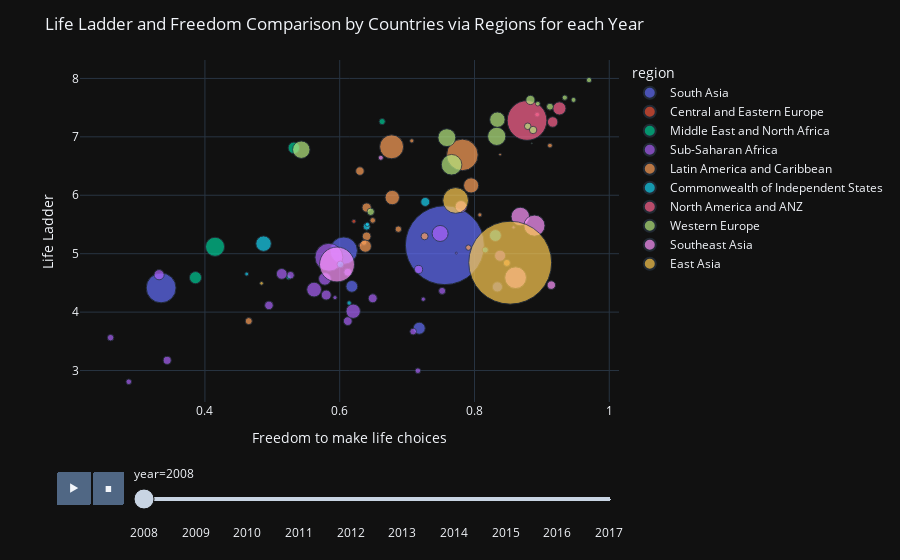

Write notebook code for a chart like this one.
### Markdown cell above
# Relationship Between Hapiness and Freedom

### Code cell
fig = px.scatter(pop_df, 
                 x = "Freedom to make life choices",
                 y = "Life Ladder",
                 animation_frame = "year",
                 animation_group = "Country name",
                 size = "population",
                 template = "plotly_dark",
                 color = "region",
                 hover_name = "Country name",
                 size_max=60)
fig.update_layout(title = "Life Ladder and Freedom Comparison by Countries via Regions for each Year" )

### Figure 1 — Plotly figure (JSON) as saved in the notebook; plotly's stock layout.template omitted (floating-point values rounded to 4 significant figures)
{"data": [{"hovertemplate": "<b>%{hovertext}</b><br><br>region=South Asia<br>year=2008<br>Freedom to make life choices=%{x}<br>Life Ladder=%{y}<br>population=%{marker.size}<extra></extra>", "hovertext": ["Afghanistan", "Bangladesh", "India", "Nepal", "Pakistan", "Sri Lanka"], "ids": ["Afghanistan", "Bangladesh", "India", "Nepal", "Pakistan", "Sri Lanka"], "legendgroup": "South Asia", "marker": {"color": "#636efa", "size": [27722276, 144304167, 1200669765, 26666576, 171648986, 19983984], "sizemode": "area", "sizeref": 385100.0, "symbol": "circle"}, "mode": "markers", "name": "South Asia", "orientation": "v", "showlegend": true, "type": "scatter", "x": [0.718, 0.606, 0.756, 0.618, 0.335, 0.834], "xaxis": "x", "y": [3.724, 5.052, 5.146, 4.441, 4.414, 4.431], "yaxis": "y"}, {"hovertemplate": "<b>%{hovertext}</b><br><br>region=Central and Eastern Europe<br>year=2008<br>Freedom to make life choices=%{x}<br>Life Ladder=%{y}<br>population=%{marker.size}<extra></extra>", "hovertext": ["Estonia", "Kosovo", "Latvia", "Lithuania"], "ids": ["Estonia", "Kosovo", "Latvia", "Lithuania"], "legendgroup": "Central and Eastern Europe", "marker": {"color": "#EF553B", "size": [1337090, 1747383, 2177322, 3198231], "sizemode": "area", "sizeref": 385100.0, "symbol": "circle"}, "mode": "markers", "name": "Central and Eastern Europe", "orientation": "v", "showlegend": true, "type": "scatter", "x": [0.642, null, 0.63, 0.621], "xaxis": "x", "y": [5.452, 5.522, 5.145, 5.554], "yaxis": "y"}, {"hovertemplate": "<b>%{hovertext}</b><br><br>region=Middle East and North Africa<br>year=2008<br>Freedom to make life choices=%{x}<br>Life Ladder=%{y}<br>population=%{marker.size}<extra></extra>", "hovertext": ["Iraq", "Israel", "Jordan", "Lebanon", "Saudi Arabia", "Turkey"], "ids": ["Iraq", "Israel", "Jordan", "Lebanon", "Saudi Arabia", "Turkey"], "legendgroup": "Middle East and North Africa", "marker": {"color": "#00cc96", "size": [28385746, 7308800, 6556478, 4764741, 25888541, 70418604], "sizemode": "area", "sizeref": 385100.0, "symbol": "circle"}, "mode": "markers", "name": "Middle East and North Africa", "orientation": "v", "showlegend": true, "type": "scatter", "x": [0.386, 0.663, null, 0.524, 0.532, 0.415], "xaxis": "x", "y": [4.59, 7.261, 4.93, 4.595, 6.811, 5.118], "yaxis": "y"}, {"hovertemplate": "<b>%{hovertext}</b><br><br>region=Sub-Saharan Africa<br>year=2008<br>Freedom to make life choices=%{x}<br>Life Ladder=%{y}<br>population=%{marker.size}<extra></extra>", "hovertext": ["Benin", "Botswana", "Burkina Faso", "Burundi", "Cameroon", "Chad", "Djibouti", "Ghana", "Kenya", "Liberia", "Madagascar", "Mali", "Mauritania", "Mozambique", "Niger", "Nigeria", "Rwanda", "Senegal", "Sierra Leone", "South Africa", "Tanzania", "Togo", "Uganda", "Zambia", "Zimbabwe"], "ids": ["Benin", "Botswana", "Burkina Faso", "Burundi", "Cameroon", "Chad", "Djibouti", "Ghana", "Kenya", "Liberia", "Madagascar", "Mali", "Mauritania", "Mozambique", "Niger", "Nigeria", "Rwanda", "Senegal", "Sierra Leone", "South Africa", "Tanzania", "Togo", "Uganda", "Zambia", "Zimbabwe"], "legendgroup": "Sub-Saharan Africa", "marker": {"color": "#ab63fa", "size": [8696921, 1915639, 14689725, 8126102, 19252666, 11183588, 816358, 23563825, 39791981, 3607860, 19996473, 14113577, 3296238, 22276596, 15250908, 150269623, 9524534, 12004701, 6133603, 49779471, 41853944, 6083420, 30431736, 12848530, 12379549], "sizemode": "area", "sizeref": 385100.0, "symbol": "circle"}, "mode": "markers", "name": "Sub-Saharan Africa", "orientation": "v", "showlegend": true, "type": "scatter", "x": [0.709, 0.858, 0.612, 0.26, 0.58, 0.527, 0.773, 0.838, 0.62, 0.724, 0.332, 0.495, 0.593, 0.514, 0.649, 0.584, 0.752, 0.612, 0.716, 0.749, 0.562, 0.287, 0.578, 0.717, 0.344], "xaxis": "x", "y": [3.667, 5.451, 3.846, 3.563, 4.292, 4.632, 5.009, 4.965, 4.015, 4.221, 4.64, 4.115, 4.248, 4.654, 4.236, 4.939, 4.363, 4.683, 2.997, 5.346, 4.385, 2.808, 4.569, 4.73, 3.174], "yaxis": "y"}, {"hovertemplate": "<b>%{hovertext}</b><br><br>region=Latin America and Caribbean<br>year=2008<br>Freedom to make life choices=%{x}<br>Life Ladder=%{y}<br>population=%{marker.size}<extra></extra>", "hovertext": ["Argentina", "Bolivia", "Brazil", "Chile", "Colombia", "Costa Rica", "Dominican Republic", "Ecuador", "El Salvador", "Guatemala", "Haiti", "Honduras", "Mexico", "Nicaragua", "Panama", "Paraguay", "Peru", "Trinidad and Tobago", "Uruguay"], "ids": ["Argentina", "Bolivia", "Brazil", "Chile", "Colombia", "Costa Rica", "Dominican Republic", "Ecuador", "El Salvador", "Guatemala", "Haiti", "Honduras", "Mexico", "Nicaragua", "Panama", "Paraguay", "Peru", "Trinidad and Tobago", "Uruguay"], "legendgroup": "Latin America and Caribbean", "marker": {"color": "#FFA15A", "size": [40080160, 9721454, 192030362, 16708258, 44254975, 4463125, 9458075, 14535739, 6131764, 14006428, 9646580, 7980955, 110815271, 5667432, 3516204, 6081296, 28562317, 1314443, 3340221], "sizemode": "area", "sizeref": 385100.0, "symbol": "circle"}, "mode": "markers", "name": "Latin America and Caribbean", "orientation": "v", "showlegend": true, "type": "scatter", "x": [0.678, 0.726, 0.782, 0.64, 0.795, 0.912, 0.848, 0.64, 0.636, 0.63, 0.465, 0.687, 0.677, 0.791, 0.707, 0.649, 0.638, 0.838, 0.808], "xaxis": "x", "y": [5.961, 5.298, 6.691, 5.789, 6.168, 6.851, 4.842, 5.297, 5.191, 6.414, 3.846, 5.42, 6.829, 5.104, 6.931, 5.57, 5.129, 6.696, 5.664], "yaxis": "y"}, {"hovertemplate": "<b>%{hovertext}</b><br><br>region=Commonwealth of Independent States<br>year=2008<br>Freedom to make life choices=%{x}<br>Life Ladder=%{y}<br>population=%{marker.size}<extra></extra>", "hovertext": ["Armenia", "Azerbaijan", "Belarus", "Georgia", "Kazakhstan", "Moldova", "Tajikistan", "Ukraine", "Uzbekistan"], "ids": ["Armenia", "Azerbaijan", "Belarus", "Georgia", "Kazakhstan", "Moldova", "Tajikistan", "Ukraine", "Uzbekistan"], "legendgroup": "Commonwealth of Independent States", "marker": {"color": "#19d3f3", "size": [2907618, 8763400, 9527985, 3848449, 15674000, 3570108, 7209930, 46258200, 27302800], "sizemode": "area", "sizeref": 385100.0, "symbol": "circle"}, "mode": "markers", "name": "Commonwealth of Independent States", "orientation": "v", "showlegend": true, "type": "scatter", "x": [0.462, 0.601, 0.64, 0.614, 0.727, 0.641, 0.816, 0.487, 0.831], "xaxis": "x", "y": [4.652, 4.817, 5.463, 4.156, 5.886, 5.503, 5.064, 5.172, 5.311], "yaxis": "y"}, {"hovertemplate": "<b>%{hovertext}</b><br><br>region=North America and ANZ<br>year=2008<br>Freedom to make life choices=%{x}<br>Life Ladder=%{y}<br>population=%{marker.size}<extra></extra>", "hovertext": ["Australia", "Canada", "New Zealand", "United States"], "ids": ["Australia", "Canada", "New Zealand", "United States"], "legendgroup": "North America and ANZ", "marker": {"color": "#FF6692", "size": [21249200, 33247118, 4259800, 304093966], "sizemode": "area", "sizeref": 385100.0, "symbol": "circle"}, "mode": "markers", "name": "North America and ANZ", "orientation": "v", "showlegend": true, "type": "scatter", "x": [0.916, 0.926, 0.893, 0.878], "xaxis": "x", "y": [7.254, 7.486, 7.381, 7.28], "yaxis": "y"}, {"hovertemplate": "<b>%{hovertext}</b><br><br>region=Western Europe<br>year=2008<br>Freedom to make life choices=%{x}<br>Life Ladder=%{y}<br>population=%{marker.size}<extra></extra>", "hovertext": ["Austria", "Belgium", "Denmark", "Finland", "France", "Germany", "Iceland", "Ireland", "Italy", "Netherlands", "Norway", "Portugal", "Spain", "Sweden", "United Kingdom"], "ids": ["Austria", "Belgium", "Denmark", "Finland", "France", "Germany", "Iceland", "Ireland", "Italy", "Netherlands", "Norway", "Portugal", "Spain", "Sweden", "United Kingdom"], "legendgroup": "Western Europe", "marker": {"color": "#B6E880", "size": [8321496, 10709973, 5493621, 5313399, 64374984, 82110097, 317414, 4489544, 58826731, 16445593, 4768212, 10558177, 45954106, 9219637, 61806995], "sizemode": "area", "sizeref": 385100.0, "symbol": "circle"}, "mode": "markers", "name": "Western Europe", "orientation": "v", "showlegend": true, "type": "scatter", "x": [0.879, 0.887, 0.97, 0.934, 0.833, 0.766, 0.885, 0.894, 0.543, 0.883, 0.947, 0.646, 0.834, 0.912, 0.759], "xaxis": "x", "y": [7.181, 7.117, 7.971, 7.671, 7.008, 6.522, 6.888, 7.568, 6.78, 7.631, 7.632, 5.717, 7.294, 7.516, 6.986], "yaxis": "y"}, {"hovertemplate": "<b>%{hovertext}</b><br><br>region=Southeast Asia<br>year=2008<br>Freedom to make life choices=%{x}<br>Life Ladder=%{y}<br>population=%{marker.size}<extra></extra>", "hovertext": ["Cambodia", "Indonesia", "Malaysia", "Philippines", "Singapore", "Thailand", "Vietnam"], "ids": ["Cambodia", "Indonesia", "Malaysia", "Philippines", "Singapore", "Thailand", "Vietnam"], "legendgroup": "Southeast Asia", "marker": {"color": "#FF97FF", "size": [13883834, 235469762, 27236006, 90901965, 4839396, 66530984, 86243413], "sizemode": "area", "sizeref": 385100.0, "symbol": "circle"}, "mode": "markers", "name": "Southeast Asia", "orientation": "v", "showlegend": true, "type": "scatter", "x": [0.914, 0.596, 0.78, 0.861, 0.661, 0.868, 0.889], "xaxis": "x", "y": [4.462, 4.815, 5.807, 4.589, 6.642, 5.636, 5.48], "yaxis": "y"}, {"hovertemplate": "<b>%{hovertext}</b><br><br>region=East Asia<br>year=2008<br>Freedom to make life choices=%{x}<br>Life Ladder=%{y}<br>population=%{marker.size}<extra></extra>", "hovertext": ["China", "Japan", "Mongolia"], "ids": ["China", "Japan", "Mongolia"], "legendgroup": "East Asia", "marker": {"color": "#FECB52", "size": [1324655000, 128063000, 2631898], "sizemode": "area", "sizeref": 385100.0, "symbol": "circle"}, "mode": "markers", "name": "East Asia", "orientation": "v", "showlegend": true, "type": "scatter", "x": [0.853, 0.772, 0.484], "xaxis": "x", "y": [4.846, 5.911, 4.493], "yaxis": "y"}], "layout": {"legend": {"itemsizing": "constant", "title": {"text": "region"}, "tracegroupgap": 0}, "margin": {"t": 60}, "sliders": [{"active": 0, "currentvalue": {"prefix": "year="}, "len": 0.9, "pad": {"b": 10, "t": 60}, "steps": [{"args": [["2008"], {"frame": {"duration": 0, "redraw": false}, "fromcurrent": true, "mode": "immediate", "transition": {"duration": 0, "easing": "linear"}}], "label": "2008", "method": "animate"}, {"args": [["2009"], {"frame": {"duration": 0, "redraw": false}, "fromcurrent": true, "mode": "immediate", "transition": {"duration": 0, "easing": "linear"}}], "label": "2009", "method": "animate"}, {"args": [["2010"], {"frame": {"duration": 0, "redraw": false}, "fromcurrent": true, "mode": "immediate", "transition": {"duration": 0, "easing": "linear"}}], "label": "2010", "method": "animate"}, {"args": [["2011"], {"frame": {"duration": 0, "redraw": false}, "fromcurrent": true, "mode": "immediate", "transition": {"duration": 0, "easing": "linear"}}], "label": "2011", "method": "animate"}, {"args": [["2012"], {"frame": {"duration": 0, "redraw": false}, "fromcurrent": true, "mode": "immediate", "transition": {"duration": 0, "easing": "linear"}}], "label": "2012", "method": "animate"}, {"args": [["2013"], {"frame": {"duration": 0, "redraw": false}, "fromcurrent": true, "mode": "immediate", "transition": {"duration": 0, "easing": "linear"}}], "label": "2013", "method": "animate"}, {"args": [["2014"], {"frame": {"duration": 0, "redraw": false}, "fromcurrent": true, "mode": "immediate", "transition": {"duration": 0, "easing": "linear"}}], "label": "2014", "method": "animate"}, {"args": [["2015"], {"frame": {"duration": 0, "redraw": false}, "fromcurrent": true, "mode": "immediate", "transition": {"duration": 0, "easing": "linear"}}], "label": "2015", "method": "animate"}, {"args": [["2016"], {"frame": {"duration": 0, "redraw": false}, "fromcurrent": true, "mode": "immediate", "transition": {"duration": 0, "easing": "linear"}}], "label": "2016", "method": "animate"}, {"args": [["2017"], {"frame": {"duration": 0, "redraw": false}, "fromcurrent": true, "mode": "immediate", "transition": {"duration": 0, "easing": "linear"}}], "label": "2017", "method": "animate"}], "x": 0.1, "xanchor": "left", "y": 0, "yanchor": "top"}], "title": {"text": "Life Ladder and Freedom Comparison by Countries via Regions for each Year"}, "updatemenus": [{"buttons": [{"args": [null, {"frame": {"duration": 500, "redraw": false}, "fromcurrent": true, "mode": "immediate", "transition": {"duration": 500, "easing": "linear"}}], "label": "&#9654;", "method": "animate"}, {"args": [[null], {"frame": {"duration": 0, "redraw": false}, "fromcurrent": true, "mode": "immediate", "transition": {"duration": 0, "easing": "linear"}}], "label": "&#9724;", "method": "animate"}], "direction": "left", "pad": {"r": 10, "t": 70}, "showactive": false, "type": "buttons", "x": 0.1, "xanchor": "right", "y": 0, "yanchor": "top"}], "xaxis": {"anchor": "y", "domain": [0, 1], "title": {"text": "Freedom to make life choices"}}, "yaxis": {"anchor": "x", "domain": [0, 1], "title": {"text": "Life Ladder"}}}}
